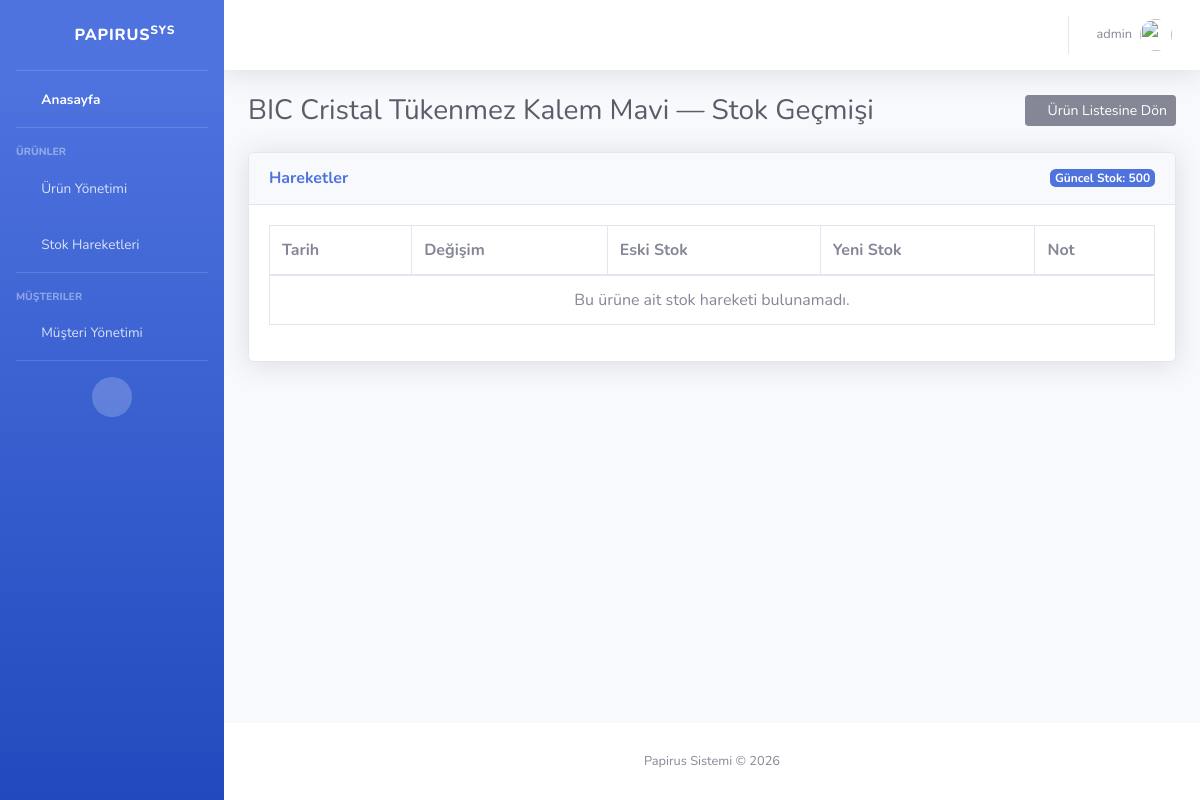
Page /products/1/history/ (signed in) on the earlier database version.
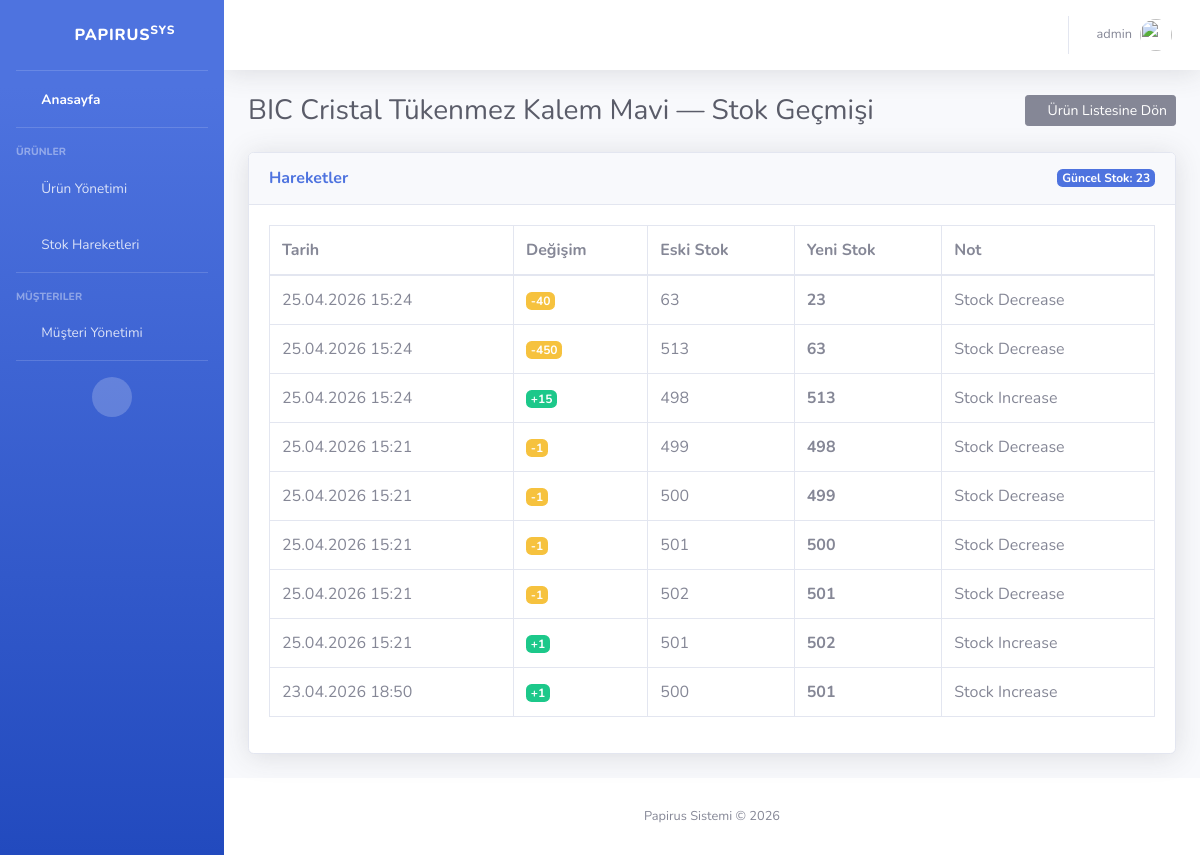
Same page on the later database version.
### inventory/models.py (models this page shows, shortened)
class Product(models.Model):
    name = models.CharField(max_length=255, verbose_name=_("Product Name"))
    category = models.CharField(max_length=255, verbose_name=_("Category"))
    price = models.FloatField(verbose_name=_("Price"))
    manufacturer = models.CharField(max_length=255, verbose_name=_("Manufacturer"))
    stock_quantity = models.IntegerField(default=0, verbose_name=_("Stock Quantity"))
    unit = models.CharField(max_length=50, default="adet", verbose_name=_("Unit"))
    barcode = models.CharField(max_length=100, blank=True, default="", verbose_name=_("Barcode"))
    tax_rate = models.FloatField(default=20.0, verbose_name=_("Tax Rate (%)"))
    supplier = models.CharField(max_length=255, blank=True, default="", verbose_name=_("Supplier"))
    shelf_location = models.CharField(max_length=50, blank=True, default="", verbose_name=_("Shelf Location"))
    min_stock = models.IntegerField(default=0, verbose_name=_("Minimum Stock"))

class StockMovement(models.Model):
    product = models.ForeignKey(Product, on_delete=models.CASCADE, related_name='movements', verbose_name=_("Product"))
    change_amount = models.IntegerField(verbose_name=_("Change Amount"))
    old_stock = models.IntegerField(verbose_name=_("Old Stock"))
    new_stock = models.IntegerField(verbose_name=_("New Stock"))
    date = models.DateTimeField(auto_now_add=True, verbose_name=_("Date"))
    note = models.CharField(max_length=255, blank=True, default="", verbose_name=_("Note"))

### inventory/views.py (the view)
# urls.py: path('products/<int:pk>/history/', views.stock_history, name='stock_history'),
@login_required
def stock_history(request, pk):
    product = get_object_or_404(Product, pk=pk)
    movements = product.movements.order_by('-date')
    return render(request, 'inventory/stock_history.html', {'product': product, 'movements': movements})

### templates/inventory/stock_history.html (shortened to what this page needs)
{% extends 'base.html' %}
{% load static %}
{% load i18n %}
{% block extra_css %}
<link href="{% static 'vendor/datatables/dataTables.bootstrap4.min.css' %}" rel="stylesheet">
{% endblock %}
{% block content %}
<div class="d-sm-flex align-items-center justify-content-between mb-4">
    <h1 class="h3 mb-0 text-gray-800">{{ product.name }} — {% trans "Stock History" %}</h1>
    <a href="{% url 'product_list' %}" class="btn btn-secondary btn-sm">
        <i class="fas fa-arrow-left fa-sm"></i> {% trans "Back to Products" %}
    </a>
</div>
<div class="card shadow mb-4">
    <div class="card-header py-3 d-flex justify-content-between align-items-center">
        <h6 class="m-0 font-weight-bold text-primary">{% trans "Movements" %}</h6>
        <span class="badge badge-primary">{% trans "Current Stock" %}: {{ product.stock_quantity }}</span>
    </div>
    <div class="card-body">
        <div class="table-responsive">
            <table class="table table-bordered" id="dataTable" width="100%" cellspacing="0">
                <thead>
                    <tr>
                        <th>{% trans "Date" %}</th>
                        <th>{% trans "Change" %}</th>
                        <th>{% trans "Old Stock" %}</th>
                        <th>{% trans "New Stock" %}</th>
                        <th>{% trans "Note" %}</th>
                    </tr>
                </thead>
                <tbody>
                    {% for m in movements %}
                    <tr>
                        <td>{{ m.date|date:"d.m.Y H:i" }}</td>
                        <td>
                            {% if m.change_amount > 0 %}
                                <span class="badge badge-success">+{{ m.change_amount }}</span>
                            {% else %}
                                <span class="badge badge-warning">{{ m.change_amount }}</span>
                            {% endif %}
                        </td>
                        <td>{{ m.old_stock }}</td>
                        <td><strong>{{ m.new_stock }}</strong></td>
                        <td>{{ m.note }}</td>
                    </tr>
                    {% empty %}
                    <tr>
                        <td colspan="5" class="text-center">{% trans "No stock movements found for this product." %}</td>
                    </tr>
                    {% endfor %}
                </tbody>
            </table>
        </div>
    </div>
</div>
{% endblock %}

Differences in the rows shown:
changed Product "BIC Cristal Tükenmez Kalem Mavi": stock_quantity "500" → "23"
added StockMovement: date "25.04.2026 15:24", change_amount "-40", old_stock "63", new_stock "23", note "Stock Decrease"
added StockMovement: date "25.04.2026 15:24", change_amount "-450", old_stock "513", new_stock "63", note "Stock Decrease"
added StockMovement: date "25.04.2026 15:24", change_amount "15", old_stock "498", new_stock "513", note "Stock Increase"
added StockMovement: date "25.04.2026 15:21", change_amount "-1", old_stock "499", new_stock "498", note "Stock Decrease"
added StockMovement: date "25.04.2026 15:21", change_amount "-1", old_stock "500", new_stock "499", note "Stock Decrease"
added StockMovement: date "25.04.2026 15:21", change_amount "-1", old_stock "501", new_stock "500", note "Stock Decrease"
added StockMovement: date "25.04.2026 15:21", change_amount "-1", old_stock "502", new_stock "501", note "Stock Decrease"
added StockMovement: date "25.04.2026 15:21", change_amount "1", old_stock "501", new_stock "502", note "Stock Increase"
added StockMovement: date "23.04.2026 18:50", change_amount "1", old_stock "500", new_stock "501", note "Stock Increase"
Other differences:
text no longer shown: "Bu ürüne ait stok hareketi bulunamadı."
